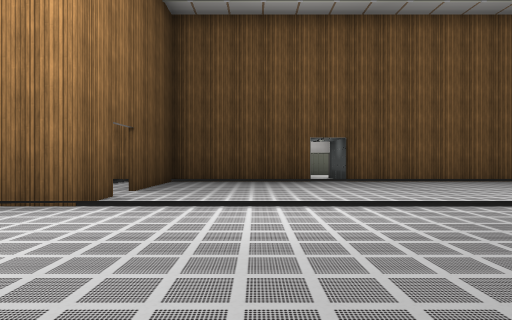
[1] (above)

18 first-person views from a walk through a 3-D level made in the Unity game engine. The camera is 1.2 m above the floor, looks level and sees 75° across. Doors are open. The floor is counted in squares, 2 m on a side. Each view is taken from the middle of a square. On the plan, view 1 faces up. The plan holds only what a view shows up to about 10 squares ahead; the rest is blank. The player is left out. Some animated figures are left out. Some surface patterns are stand-ins.

[2]
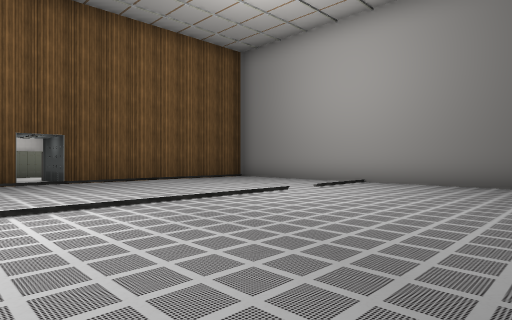

[3]
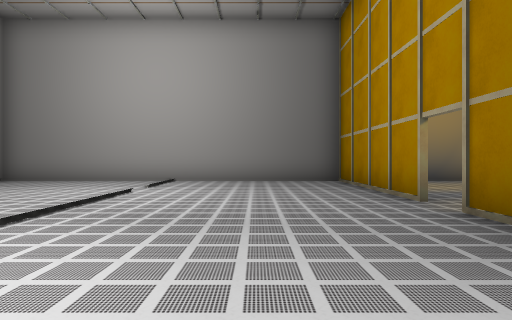

[4]
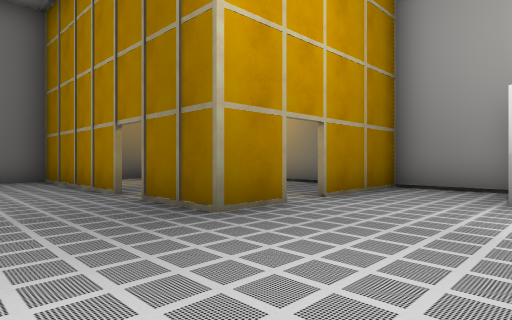

[5]
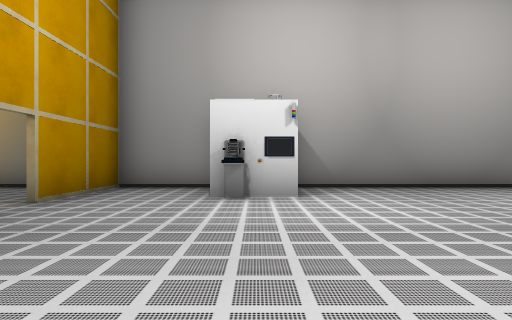

[6]
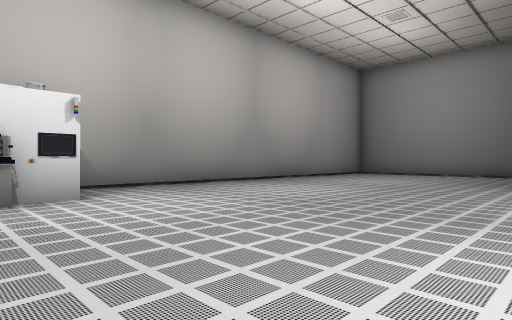

[7]
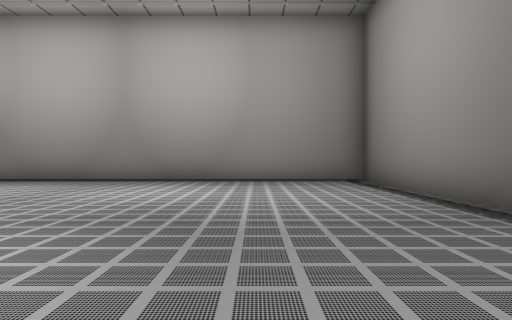

[8]
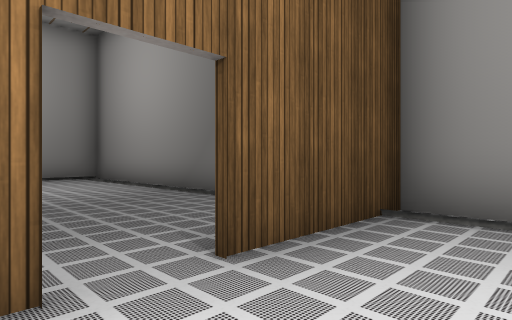

[9]
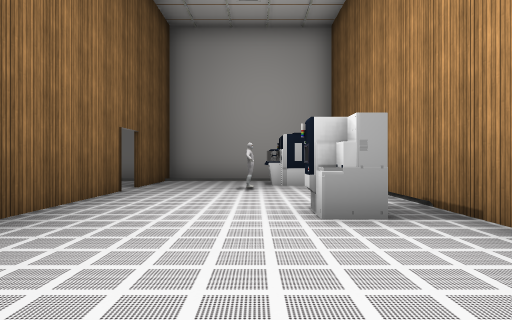

[10]
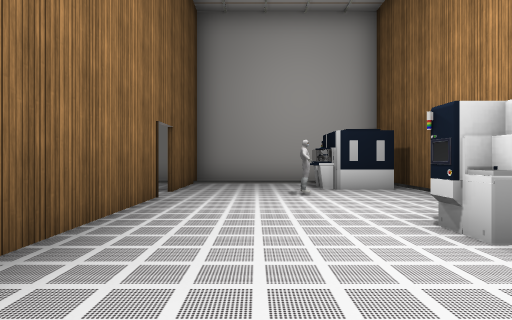

[11]
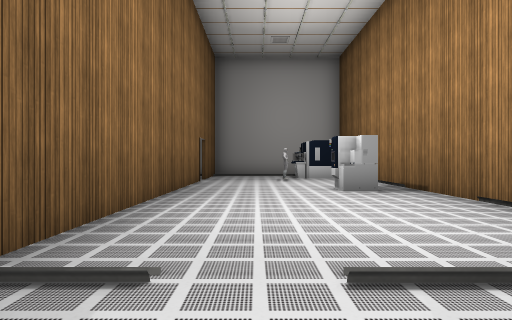

[12]
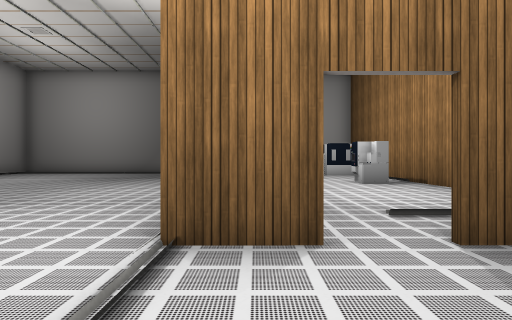

[13]
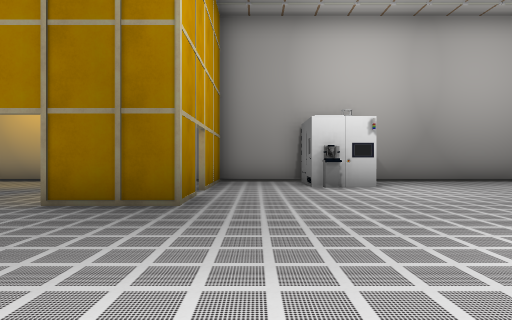

[14]
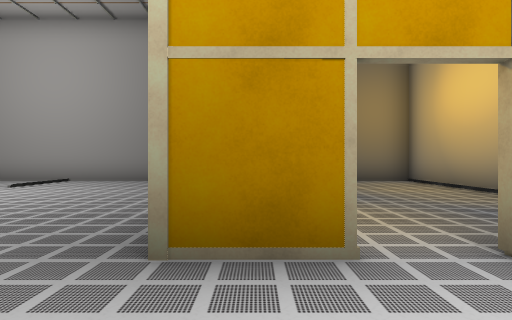

[15]
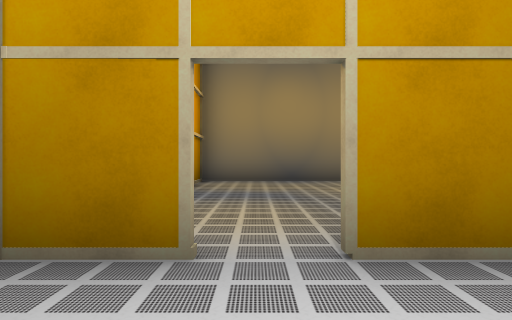

[16]
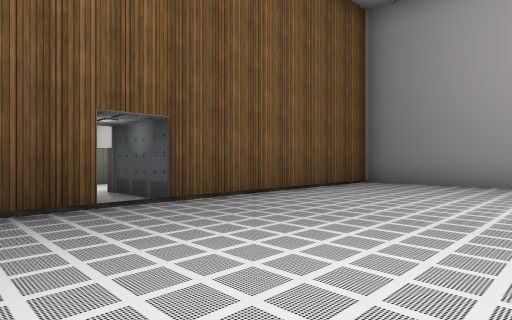

[17]
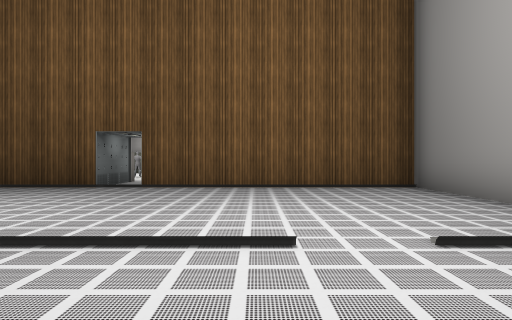

[18]
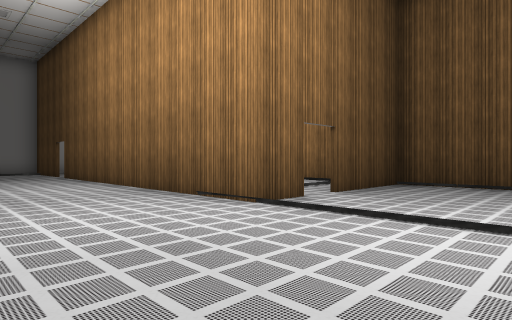

### Floor plan
Ten units are one square. View 1 is at (0, 0); x grows to the right and y downward. Boxes are objects, and circles mark ways between rooms. Rooms are numbered by the first view taken in them; rooms with no view inside come last. Other rooms are left out.
<svg viewBox="-155 -130 245 189">
<path fill="none" stroke="#000" d="M-23 -56 -23 -43 -98 -43M10 17 10 4 29 4M38 4 85 4M-24 -93 -23 -63M-14 54 10 54 10 24M6 -93 -20 -93M85 -1 85 -93 34 -93M-150 -9 -150 54 -29 54M-116 -69 -121 -68M-117 -71 -120 -67M-114 -44 -40 -44M-20 -93 -140 -93M-150 -78 -150 -44 -123 -44M15 54 85 54 85 -1M85 5 71 5"/>
<rect x="-25" y="25" width="10" height="20" fill="#bbb"><title>other object</title></rect>
<rect x="-5" y="-125" width="20" height="20" fill="#bbb"><title>other object</title></rect>
<rect x="5" y="-105" width="10" height="10" fill="#bbb"><title>other object</title></rect>
<rect x="25" y="-105" width="10" height="10" fill="#bbb"><title>other object</title></rect>
<rect x="25" y="-125" width="20" height="20" fill="#bbb"><title>other object</title></rect>
<rect x="-145" y="-85" width="20" height="10" fill="#bbb"><title>other object</title></rect>
<rect x="-95" y="-85" width="10" height="10" fill="#bbb"><title>other object</title></rect>
<circle cx="-120" cy="-40" r="3" fill="#2a7"/>
<circle cx="-20" cy="-60" r="3" fill="#2a7"/>
<circle cx="10" cy="20" r="3" fill="#2a7"/>
<circle cx="35" cy="0" r="3" fill="#2a7"/>
<text x="-30" y="-20">1</text>
<text x="-80" y="-70">2</text>
<text x="50" y="30">3</text>
</svg>
Room 1 opens to room 2. Room 1 opens to room 3.

Where each view was taken, in squares from view 1:
view 1: 0 up, 0 right, facing up
view 2: 0 up, 0 right, facing up-right
view 3: 2 up, 1 left, facing right
view 4: 2 up, 2 left, facing down-right
view 5: 2 up, 2 left, facing down
view 6: 2 up, 1 left, facing down-left
view 7: 4 up, 12 left, facing down
view 8: 6 up, 11 left, facing down-left
view 9: 7 up, 5 left, facing left
view 10: 6 up, 6 left, facing left
view 11: 6 up, 2 left, facing left
view 12: 5 up, 0 right, facing left
view 13: 4 up, 0 right, facing down
view 14: 1 down, 1 left, facing right
view 15: 2 down, 1 left, facing right
view 16: 5 up, 0 right, facing up-right
view 17: 2 up, 5 right, facing up
view 18: 1 up, 1 right, facing up-left
